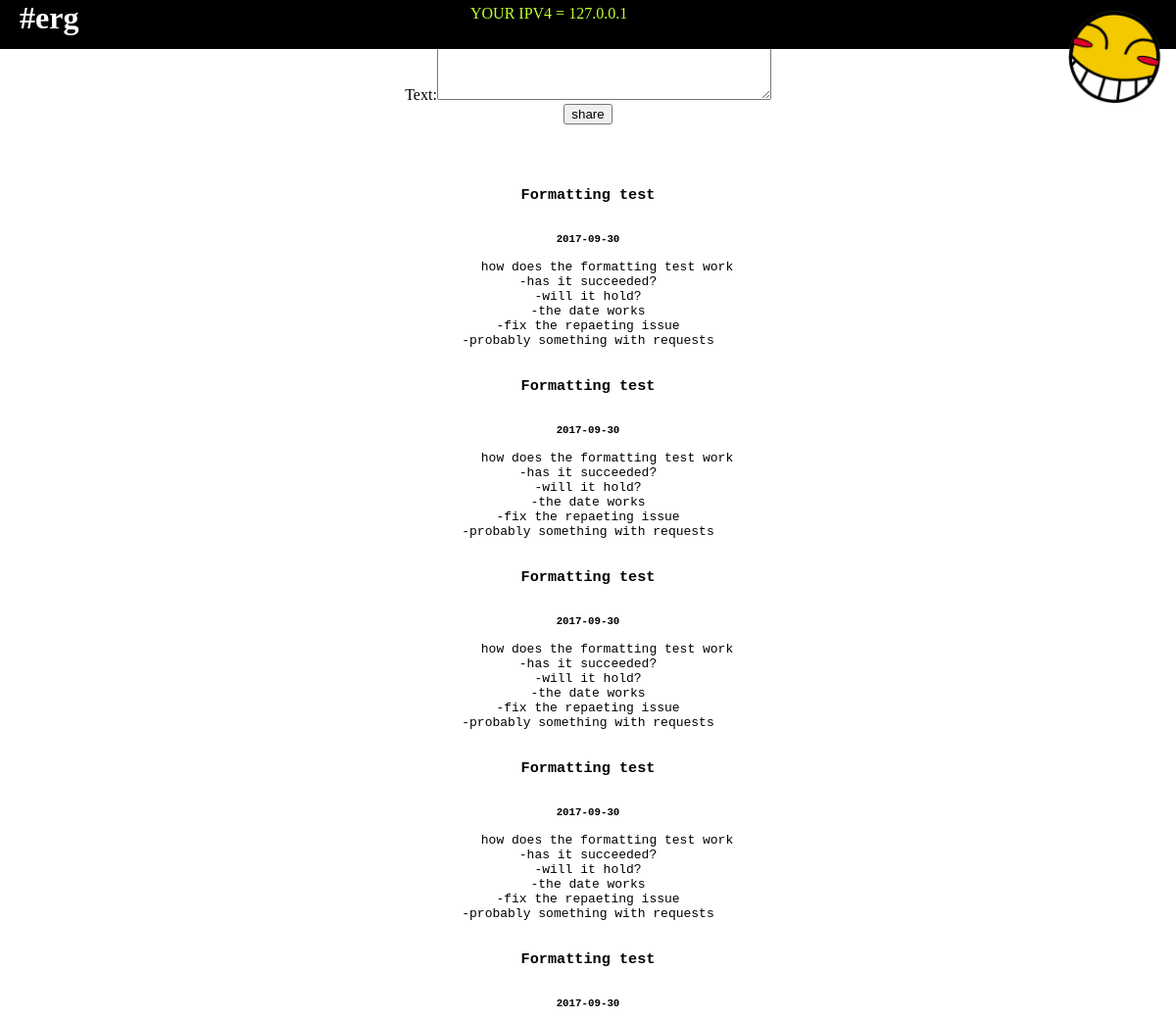
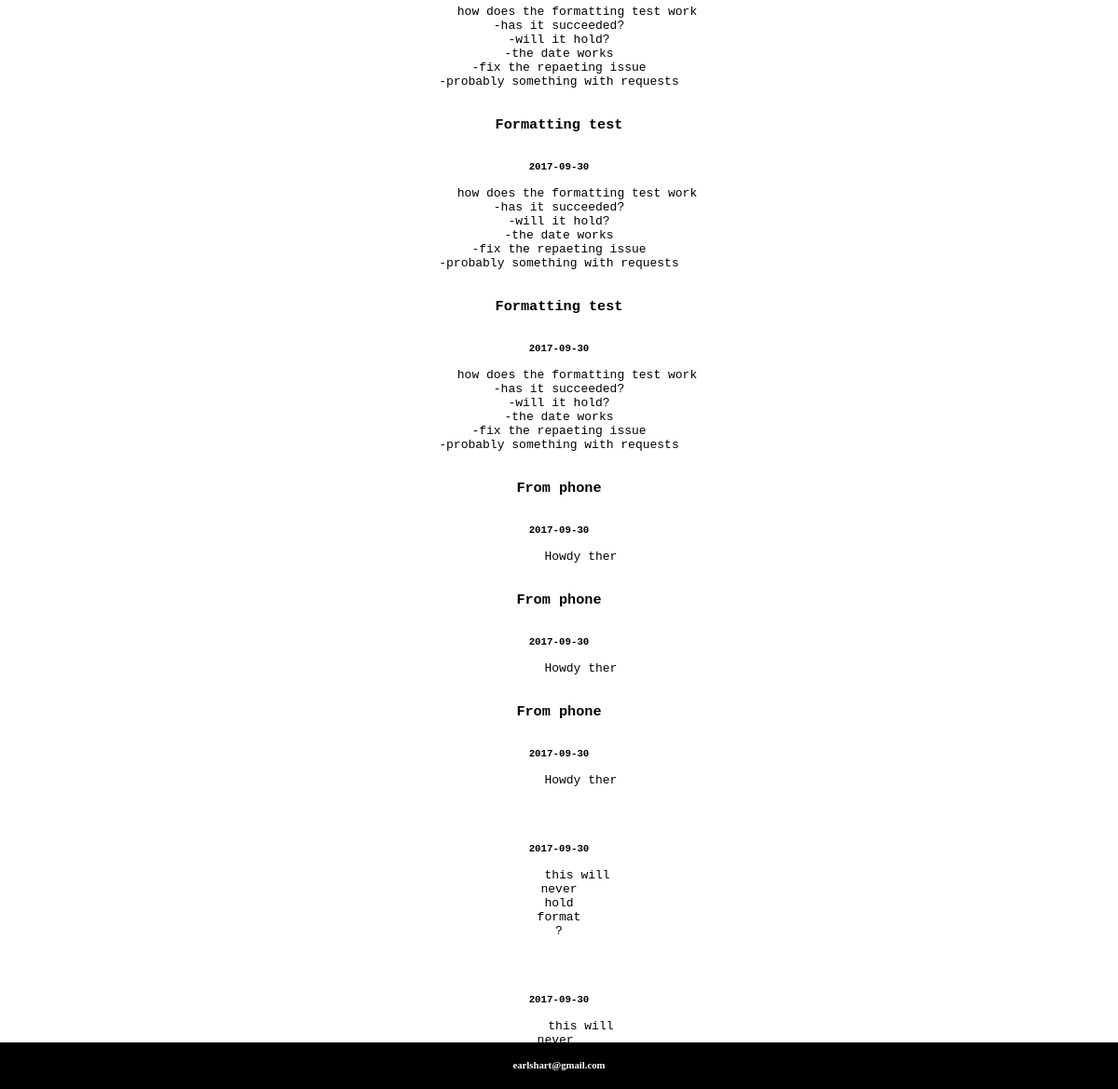
The page / on the database its author committed (2 pictures, top to bottom).
### tables this page shows
CREATE TABLE entries(
  id integer primary key autoincrement,
  date_created date default current_date,  
  title text not null,
  'text' text not null
);

### mysite.py (the view)
@app.route('/', methods=['POST','GET'])
def show_posts():
    db = get_db()
    if request.method == 'POST':
        db.execute('insert into entries(title, text) values(?,?)',
                [request.form['title'], request.form['text']])
    db.commit()
    cur=db.execute('select title, text, date_created from entries order by id desc')
    entries = cur.fetchall()
    a = request.remote_addr
    return render_template('index.html', entries=entries, a=a)

### mysite.py (called while the page is built)
def connect_db():
    rv = sqlite3.connect(app.config['DATABASE'])
    rv.row_factory = sqlite3.Row
    return rv

def get_db():
    if not hasattr(g,'sqlite_db'):
        g.sqlite_db = connect_db()
        return g.sqlite_db

### templates/index.html (shortened to what this page needs)
<head>
  <html>
  <link rel=stylesheet type=text/css href="{{ url_for('static', filename='style.css')}}" />
</head>
<body>
<div class=header>
<h1 class=title>#erg</h1><p class=ip>YOUR IPV4 = {{ a }}</p>
<img class=logo src="{{url_for('static',filename='img/FAicon.png')}}"/>
</div>
<div class=content>
  <center>
    <form action="{{url_for('show_posts')}}" method=post class=add-entry>
      Title:<input type=text size=30 name=title /><br />
      Text:<textarea name=text rows=5 cols=40></textarea>
      <br />
      <input type=submit value=share />
</form>
  <br /><pre>
{% for entry in entries %}
  <h3>{{ entry.title }}</h3>
  <h5>{{ entry.date_created }}</h5>
      {{ entry.text }}
{% endfor %}
</pre>
</center>
</div>
<div class=footer>
  <br /><center>
<h6>earlshart@gmail.com</h6>
</center>
</div>
</body>
</html>

### static/style.css (style rules this page uses)
* { margin: 0; }
div.header { background-color: black; height: 50px; position: fixed; width: 100%; }
div.footer { bottom: 0px; background-color: black; height: 50px; position: fixed; width:100% }
h1.title { color: white; margin-left:20px; }
h6 { color:white; }
img.logo { width:100px; position: absolute; right: 12px; top: 10px; }
p.ip { color:#c0ff33; position: absolute; left: 40%; top:5px; }

### rows shown on the page
entries: title "Formatting test", date_created "2017-09-30", text "how does the formatting test work -has it succeeded? -will it hold? -the date works -fix the repaeting issue -probably something with requests"
entries: title "Formatting test", date_created "2017-09-30", text "how does the formatting test work -has it succeeded? -will it hold? -the date works -fix the repaeting issue -probably something with requests"
entries: title "Formatting test", date_created "2017-09-30", text "how does the formatting test work -has it succeeded? -will it hold? -the date works -fix the repaeting issue -probably something with requests"
entries: title "Formatting test", date_created "2017-09-30", text "how does the formatting test work -has it succeeded? -will it hold? -the date works -fix the repaeting issue -probably something with requests"
entries: title "Formatting test", date_created "2017-09-30", text "how does the formatting test work -has it succeeded? -will it hold? -the date works -fix the repaeting issue -probably something with requests"
entries: title "Formatting test", date_created "2017-09-30", text "how does the formatting test work -has it succeeded? -will it hold? -the date works -fix the repaeting issue -probably something with requests"
entries: title "Formatting test", date_created "2017-09-30", text "how does the formatting test work -has it succeeded? -will it hold? -the date works -fix the repaeting issue -probably something with requests"
entries: title "From phone", date_created "2017-09-30", text "Howdy ther"
entries: title "From phone", date_created "2017-09-30", text "Howdy ther"
entries: title "From phone", date_created "2017-09-30", text "Howdy ther"
entries: date_created "2017-09-30", text "this will never hold format ?"
entries: date_created "2017-09-30", text "this will never…"

### other values the page prints
{{ a }} "127.0.0.1"
